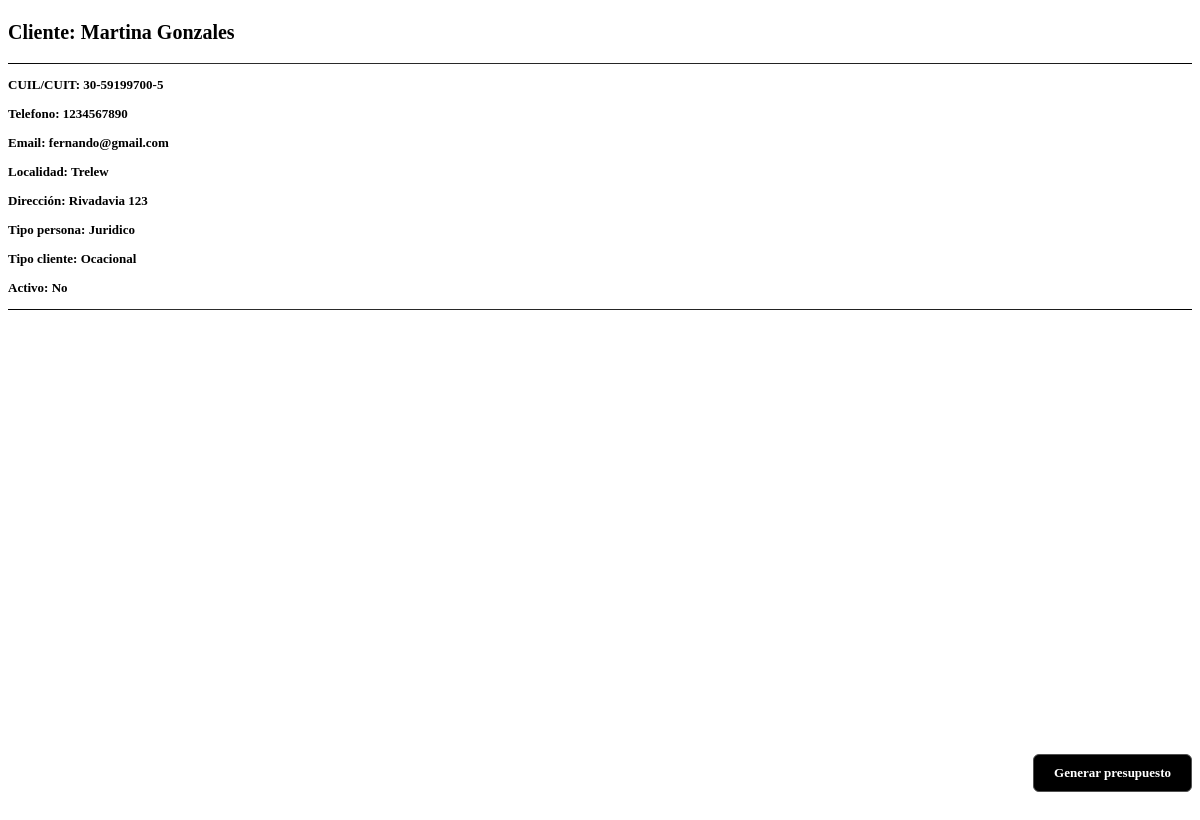
The page /gestionClientes/7 on the database as committed earlier.
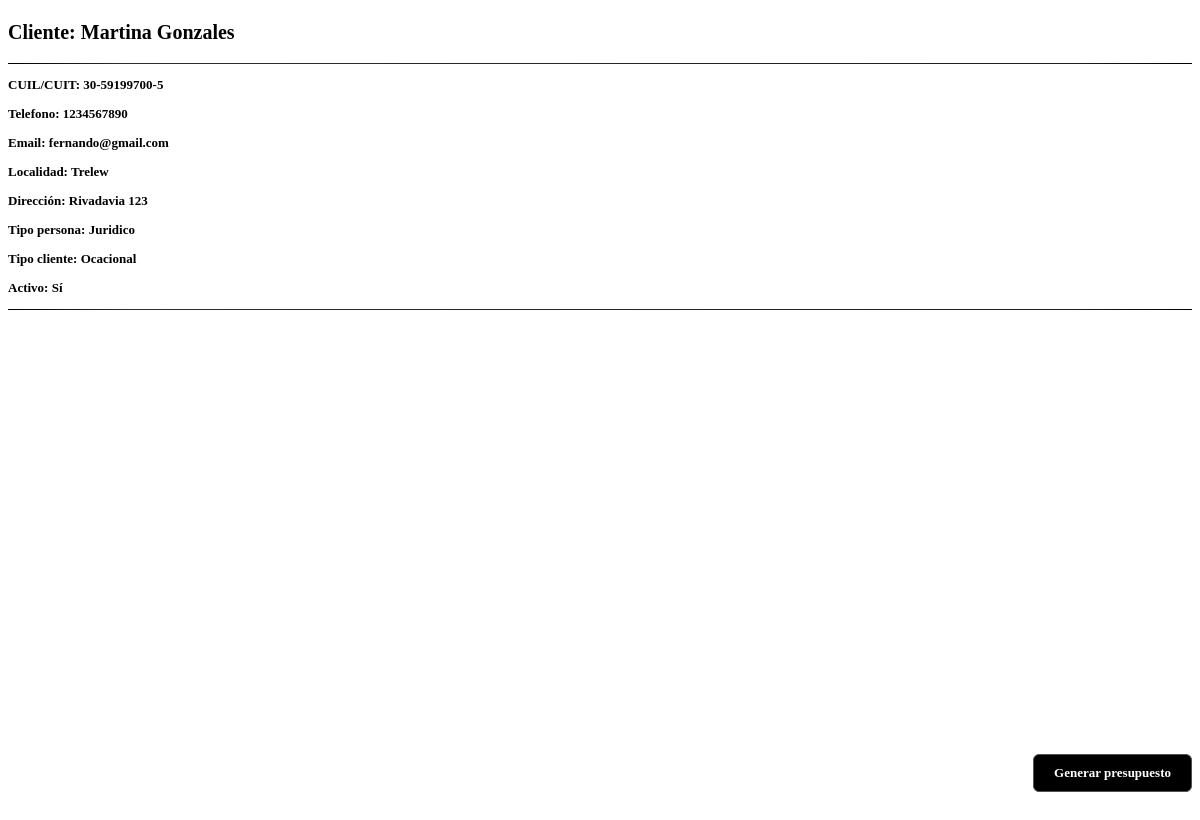
The same page on the database as committed later.
### core/views.py (the view)
# urls.py: path('gestionClientes/<int:pk>', detalleCliente, name='detalleCliente'),
def detalleCliente(request, pk):
    cliente = Cliente.objects.get(id=pk)
    return render(request, 'cliente/detalleCliente.html', {'cliente': cliente})

### core/models.py (called while the page is built)
    def get_queryset(self):
        qs = super().get_queryset()
        return qs.filter(activo=self.activo) if self.activo is not None else qs

    def __str__(self):
        return self.nombre

    def getTipo(self):
        return dict(self.TIPO)[self.tipo]

    def getTipoPersona(self):
        return dict(self.TIPOPERSONA)[self.tipoPersona]

### core/templates/cliente/detalleCliente.html (shortened to what this page needs)
{% load static %}
{% block detalle %}
<link href="{%static 'css/detalles.css' %}" rel="stylesheet" />
<div class="container wrapper-detalles">
    <div class="container-detalles">
        <h1 class="titulo-detalle"> Cliente: {{cliente.nombre}} {{cliente.apellido}}</h1>
        <div class="divisor"></div>
        <p class="detalles">CUIL/CUIT: {{cliente.cuil}}</p>
        <p class="detalles">Telefono: {{cliente.telefono}}</p>
        <p class="detalles">Email: {{cliente.email}}</p>
        <p class="detalles">Localidad: {{cliente.localidad}}</p>
        <p class="detalles">Dirección: {{cliente.direccion}}</p>
        <p class="detalles">Tipo persona: {{cliente.getTipoPersona}}</p>
        <p class="detalles">Tipo cliente: {{cliente.getTipo}}</p>
        {% if cliente.activo %}
            <p class="detalles">Activo: Sí</p>
        {% else %}
            <p class="detalles">Activo: No</p>
        {% endif %}
        <div class="divisor"></div>
    </div>
    <div class="container-acciones">
        <a href="{%url 'presupuestarIdCliente' cliente.pk %}" class="btn-accion-detalle">Generar presupuesto</a>
    </div>
</div>
{% endblock %}

Rows that differ between the two databases and show on the page:
changed Cliente "Martina": activo False → True (drawn)
Other text that changed with them:
text no longer shown: "Activo: No"
text now shown: "Activo: Sí"
